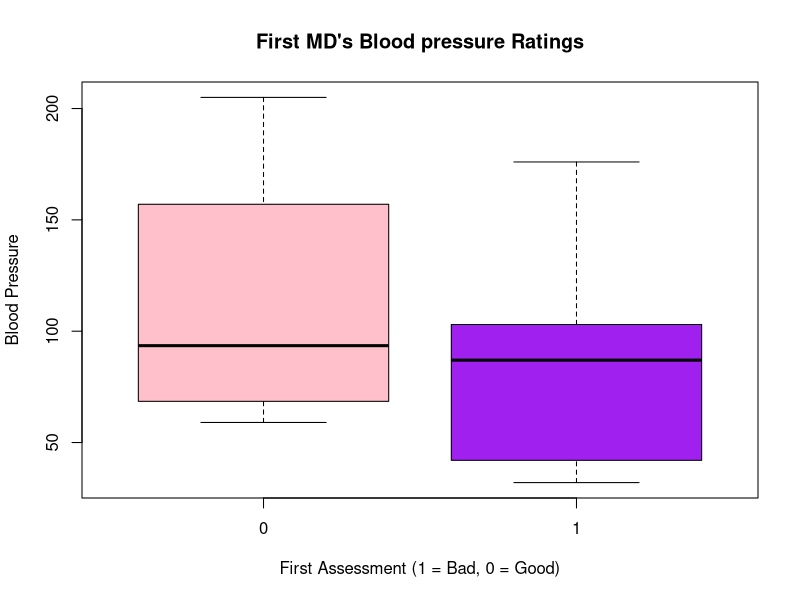
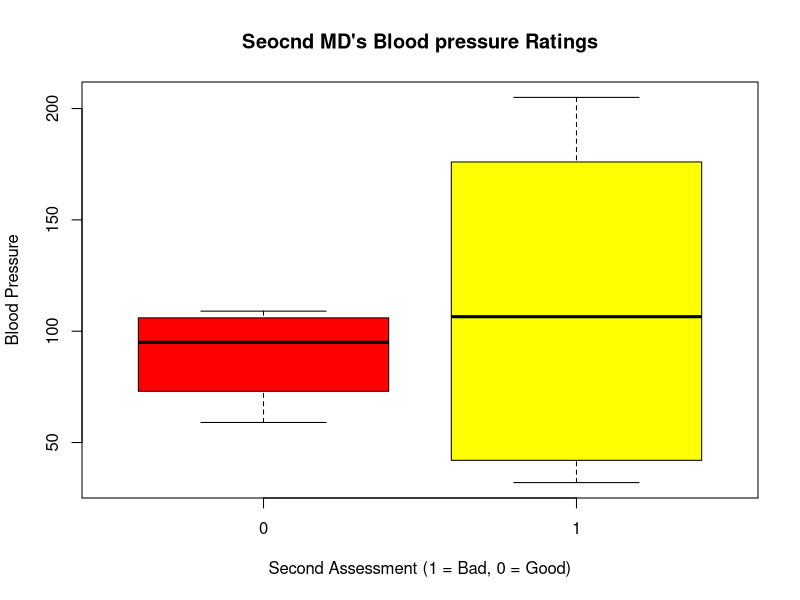
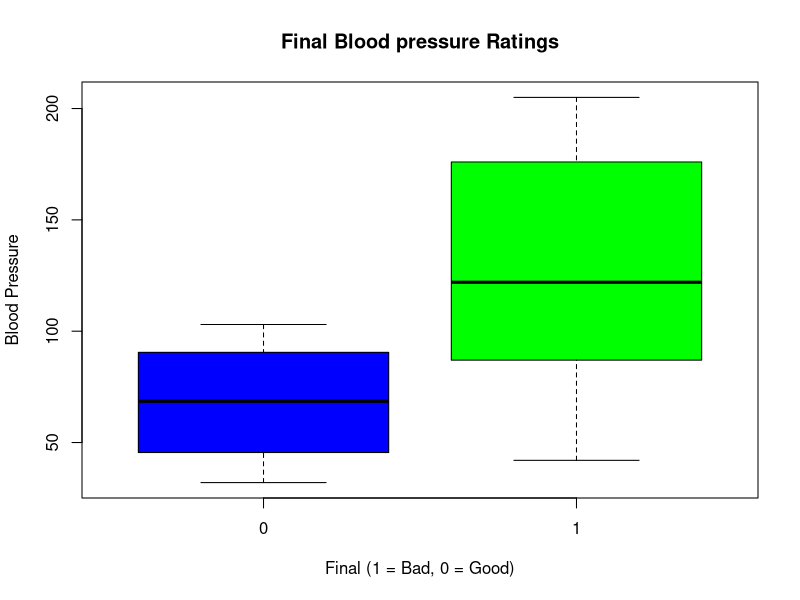
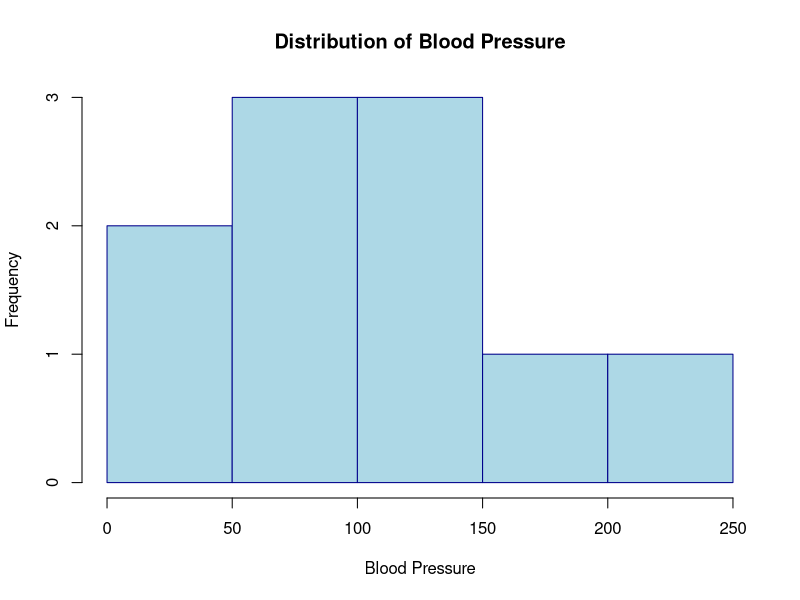

Generate these figures, in order, with R:
Freq <- c(0.6, 0.3, 0.4, 0.4, 0.2, 0.6, 0.3, 0.4, 0.9, 0.2)
bloodp <- c(103, 87, 32, 42, 59, 109, 78, 205, 135, 176)
First <- c(1, 1, 1, 1, 0, 0, 0, 0, NA, 1)  # 1 = bad, 0 = good
Second <- c(0, 0, 1, 1, 0, 0, 1, 1, 1, 1)  # 0 = low, 1 = high
FinalDecision <- c(0, 1, 0, 1, 0, 1, 0, 1, 1, 1)  # 0 = low, 1 = high

# Create a data frame
data <- data.frame(Freq, bloodp, First, Second, FinalDecision)
data

#Plotting a box plot
boxplot(data$bloodp~data$First,main = "First MD's Blood pressure Ratings", 
        xlab = "First Assessment (1 = Bad, 0 = Good)", ylab = "Blood Pressure", 
        col = c("pink", "purple"))
boxplot(data$bloodp~data$Second,main = "Seocnd MD's Blood pressure Ratings", 
        xlab = "Second Assessment (1 = Bad, 0 = Good)", ylab = "Blood Pressure", 
        col = c("red", "yellow"))
boxplot(data$bloodp~data$FinalDecision,main = "Final Blood pressure Ratings", 
        xlab = "Final (1 = Bad, 0 = Good)", ylab = "Blood Pressure", 
        col = c("blue", "green"))

#main is the title of the graph
#xlab and ylab is to label X and Y axis respectively and col is for colour of the column.

#Plotting a Histogram
hist(data$bloodp, main = "Distribution of Blood Pressure", xlab = "Blood Pressure", 
       col = "lightblue", border = "darkblue")

